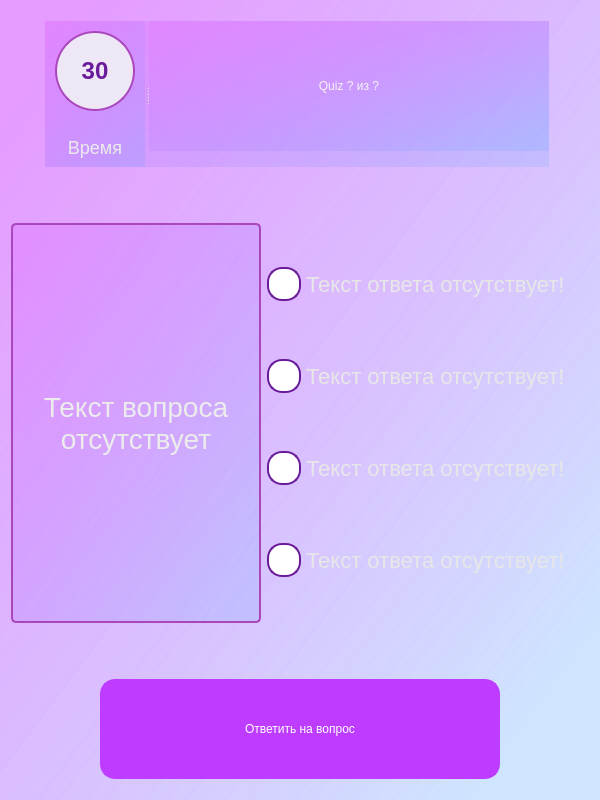
<?xml version="1.0" encoding="UTF-8"?>
<ui version="4.0">
 <class>QuizWindow</class>
 <widget class="QWidget" name="QuizWindow">
  <property name="geometry">
   <rect>
    <x>0</x>
    <y>0</y>
    <width>600</width>
    <height>800</height>
   </rect>
  </property>
  <property name="minimumSize">
   <size>
    <width>200</width>
    <height>50</height>
   </size>
  </property>
  <property name="windowTitle">
   <string>Quizzy</string>
  </property>
  <property name="windowIcon">
   <iconset resource="../resourses.qrc">
    <normaloff>:/icon/quiz.png</normaloff>:/icon/quiz.png</iconset>
  </property>
  <property name="styleSheet">
   <string notr="true">background-color: qlineargradient(spread:reflect, x1:0, y1:0, x2:1, y2:1, stop:0.0786517 rgba(222, 128, 255, 134), stop:0.898876 rgba(59, 152, 255, 34));</string>
  </property>
  <layout class="QVBoxLayout" name="verticalLayout_3">
   <item>
    <layout class="QHBoxLayout" name="horizontalLayout_3">
     <item>
      <spacer name="horizontalSpacer_4">
       <property name="orientation">
        <enum>Qt::Horizontal</enum>
       </property>
       <property name="sizeHint" stdset="0">
        <size>
         <width>10</width>
         <height>20</height>
        </size>
       </property>
      </spacer>
     </item>
     <item>
      <widget class="QSplitter" name="splitter">
       <property name="orientation">
        <enum>Qt::Horizontal</enum>
       </property>
       <widget class="QWidget" name="">
        <layout class="QVBoxLayout" name="verticalLayout_2">
         <item>
          <widget class="QLabel" name="timeLabel">
           <property name="sizePolicy">
            <sizepolicy hsizetype="Fixed" vsizetype="Fixed">
             <horstretch>0</horstretch>
             <verstretch>0</verstretch>
            </sizepolicy>
           </property>
           <property name="minimumSize">
            <size>
             <width>100</width>
             <height>100</height>
            </size>
           </property>
           <property name="maximumSize">
            <size>
             <width>100</width>
             <height>100</height>
            </size>
           </property>
           <property name="styleSheet">
            <string notr="true">QLabel {
	margin: 10px;
    font-size: 24px; /* Размер шрифта для таймера */
    color: #6A1B9A; /* Цвет текста */
    background-color: #EDE7F6; /* Цвет фона */
    padding: 20px; /* Отступы вокруг текста */
    border: 2px solid #AB47BC; /* Цвет рамки */
    border-radius: 40px; /* Закругление углов */
    text-align: center; /* Выравнивание текста по центру */
    font-weight: bold; /* Жирный шрифт для выделения */
}

QLabel:hover {
    background-color: #D1C4E9; /* Цвет фона при наведении */
    border-color: #9C27B0; /* Цвет рамки при наведении */
}

QLabel:disabled {
    color: #BDBDBD; /* Цвет текста для отключенного состояния */
    background-color: #F5F5F5; /* Цвет фона для отключенного состояния */
    border-color: #E0E0E0; /* Цвет рамки для отключенного состояния */
}</string>
           </property>
           <property name="text">
            <string>30</string>
           </property>
           <property name="alignment">
            <set>Qt::AlignCenter</set>
           </property>
          </widget>
         </item>
         <item>
          <widget class="QLabel" name="label">
           <property name="minimumSize">
            <size>
             <width>0</width>
             <height>40</height>
            </size>
           </property>
           <property name="styleSheet">
            <string notr="true">font-size: 18px; /* Размер шрифта */
color: rgb(235, 235, 235);
background-color: qlineargradient(spread:pad, x1:0, y1:0, x2:1, y2:0, stop:0 rgba(255, 178, 102, 0), stop:0.55 rgba(235, 148, 61, 0), stop:0.977528 rgba(0, 0, 0, 0), stop:1 rgba(0, 0, 0, 0));</string>
           </property>
           <property name="text">
            <string>Время</string>
           </property>
           <property name="alignment">
            <set>Qt::AlignCenter</set>
           </property>
          </widget>
         </item>
        </layout>
       </widget>
       <widget class="QLabel" name="app_title_label">
        <property name="minimumSize">
         <size>
          <width>400</width>
          <height>130</height>
         </size>
        </property>
        <property name="maximumSize">
         <size>
          <width>16777215</width>
          <height>100</height>
         </size>
        </property>
        <property name="layoutDirection">
         <enum>Qt::LeftToRight</enum>
        </property>
        <property name="styleSheet">
         <string notr="true">font: 75 italic 36pt &quot;Bahnschrift&quot;;
color: rgb(244, 244, 244);
</string>
        </property>
        <property name="text">
         <string>Quiz ? из ?</string>
        </property>
        <property name="alignment">
         <set>Qt::AlignCenter</set>
        </property>
        <property name="wordWrap">
         <bool>false</bool>
        </property>
       </widget>
      </widget>
     </item>
     <item>
      <spacer name="horizontalSpacer_5">
       <property name="orientation">
        <enum>Qt::Horizontal</enum>
       </property>
       <property name="sizeHint" stdset="0">
        <size>
         <width>40</width>
         <height>20</height>
        </size>
       </property>
      </spacer>
     </item>
    </layout>
   </item>
   <item>
    <spacer name="verticalSpacer_2">
     <property name="orientation">
      <enum>Qt::Vertical</enum>
     </property>
     <property name="sizeType">
      <enum>QSizePolicy::Fixed</enum>
     </property>
     <property name="sizeHint" stdset="0">
      <size>
       <width>20</width>
       <height>40</height>
      </size>
     </property>
    </spacer>
   </item>
   <item>
    <layout class="QHBoxLayout" name="horizontalLayout">
     <item>
      <widget class="QLabel" name="questionLabel">
       <property name="minimumSize">
        <size>
         <width>250</width>
         <height>400</height>
        </size>
       </property>
       <property name="styleSheet">
        <string notr="true">QLabel {
    font-size: 28px; /* Размер шрифта */
	 color: rgb(236, 236, 236);
    padding: 10px; /* Отступы вокруг текста */
    border: 2px solid #AB47BC; /* Цвет рамки */
    border-radius: 5px; /* Закругление углов */
    text-align: center; /* Выравнивание текста по центру */
}
</string>
       </property>
       <property name="text">
        <string>Текст вопроса отсутствует</string>
       </property>
       <property name="alignment">
        <set>Qt::AlignCenter</set>
       </property>
       <property name="wordWrap">
        <bool>true</bool>
       </property>
      </widget>
     </item>
     <item>
      <layout class="QVBoxLayout" name="verticalLayout">
       <item>
        <widget class="QRadioButton" name="answer1">
         <property name="minimumSize">
          <size>
           <width>350</width>
           <height>50</height>
          </size>
         </property>
         <property name="styleSheet">
          <string notr="true">QRadioButton {
    spacing: 5px; /* Расстояние между текстом и кнопкой */
    font-size: 22px; /* Размер шрифта */
    color: #e7e7e7; /* Цвет текста */
	background-color: qlineargradient(spread:pad, x1:0, y1:0, x2:1, y2:0, stop:0 rgba(255, 178, 102, 0), stop:0.55 rgba(235, 148, 61, 0), stop:0.977528 rgba(0, 0, 0, 0), stop:1 rgba(0, 0, 0, 0));
}

QRadioButton::indicator {
    width: 30px; /* Ширина кнопки */
    height: 30px; /* Высота кнопки */
    border: 2px solid #6A1B9A; /* Цвет рамки */
    border-radius: 15px; /* Закругление углов */
    background-color: white; /* Цвет фона */
}

QRadioButton::indicator:checked {
    background-color: #fff345; /* Цвет фона при выборе */
    border: 2px solid #9C27B0; /* Цвет рамки при выборе */
}

QRadioButton::indicator:unchecked:hover {
    border: 2px solid #BA68C8; /* Цвет рамки при наведении */
}

QRadioButton::indicator:checked:hover {
    background-color: #9C27B0; /* Цвет фона при наведении на выбранный элемент */
}</string>
         </property>
         <property name="text">
          <string>Текст ответа отсутствует!</string>
         </property>
        </widget>
       </item>
       <item>
        <widget class="QRadioButton" name="answer2">
         <property name="minimumSize">
          <size>
           <width>350</width>
           <height>50</height>
          </size>
         </property>
         <property name="styleSheet">
          <string notr="true">QRadioButton {
    spacing: 5px; /* Расстояние между текстом и кнопкой */
    font-size: 22px; /* Размер шрифта */
    color: #e7e7e7; /* Цвет текста */
	background-color: qlineargradient(spread:pad, x1:0, y1:0, x2:1, y2:0, stop:0 rgba(255, 178, 102, 0), stop:0.55 rgba(235, 148, 61, 0), stop:0.977528 rgba(0, 0, 0, 0), stop:1 rgba(0, 0, 0, 0));
}

QRadioButton::indicator {
    width: 30px; /* Ширина кнопки */
    height: 30px; /* Высота кнопки */
    border: 2px solid #6A1B9A; /* Цвет рамки */
    border-radius: 15px; /* Закругление углов */
    background-color: white; /* Цвет фона */
}

QRadioButton::indicator:checked {
    background-color: #fff345; /* Цвет фона при выборе */
    border: 2px solid #9C27B0; /* Цвет рамки при выборе */
}

QRadioButton::indicator:unchecked:hover {
    border: 2px solid #BA68C8; /* Цвет рамки при наведении */
}

QRadioButton::indicator:checked:hover {
    background-color: #9C27B0; /* Цвет фона при наведении на выбранный элемент */
}</string>
         </property>
         <property name="text">
          <string>Текст ответа отсутствует!</string>
         </property>
        </widget>
       </item>
       <item>
        <widget class="QRadioButton" name="answer3">
         <property name="minimumSize">
          <size>
           <width>350</width>
           <height>50</height>
          </size>
         </property>
         <property name="styleSheet">
          <string notr="true">QRadioButton {
    spacing: 5px; /* Расстояние между текстом и кнопкой */
    font-size: 22px; /* Размер шрифта */
    color: #e7e7e7; /* Цвет текста */
	background-color: qlineargradient(spread:pad, x1:0, y1:0, x2:1, y2:0, stop:0 rgba(255, 178, 102, 0), stop:0.55 rgba(235, 148, 61, 0), stop:0.977528 rgba(0, 0, 0, 0), stop:1 rgba(0, 0, 0, 0));
}

QRadioButton::indicator {
    width: 30px; /* Ширина кнопки */
    height: 30px; /* Высота кнопки */
    border: 2px solid #6A1B9A; /* Цвет рамки */
    border-radius: 15px; /* Закругление углов */
    background-color: white; /* Цвет фона */
}

QRadioButton::indicator:checked {
    background-color: #fff345; /* Цвет фона при выборе */
    border: 2px solid #9C27B0; /* Цвет рамки при выборе */
}

QRadioButton::indicator:unchecked:hover {
    border: 2px solid #BA68C8; /* Цвет рамки при наведении */
}

QRadioButton::indicator:checked:hover {
    background-color: #9C27B0; /* Цвет фона при наведении на выбранный элемент */
}</string>
         </property>
         <property name="text">
          <string>Текст ответа отсутствует!</string>
         </property>
        </widget>
       </item>
       <item>
        <widget class="QRadioButton" name="answer4">
         <property name="minimumSize">
          <size>
           <width>350</width>
           <height>50</height>
          </size>
         </property>
         <property name="styleSheet">
          <string notr="true">QRadioButton {
    spacing: 5px; /* Расстояние между текстом и кнопкой */
    font-size: 22px; /* Размер шрифта */
    color: #e7e7e7; /* Цвет текста */
	background-color: qlineargradient(spread:pad, x1:0, y1:0, x2:1, y2:0, stop:0 rgba(255, 178, 102, 0), stop:0.55 rgba(235, 148, 61, 0), stop:0.977528 rgba(0, 0, 0, 0), stop:1 rgba(0, 0, 0, 0));
}

QRadioButton::indicator {
    width: 30px; /* Ширина кнопки */
    height: 30px; /* Высота кнопки */
    border: 2px solid #6A1B9A; /* Цвет рамки */
    border-radius: 15px; /* Закругление углов */
    background-color: white; /* Цвет фона */
}

QRadioButton::indicator:checked {
    background-color: #fff345; /* Цвет фона при выборе */
    border: 2px solid #9C27B0; /* Цвет рамки при выборе */
}

QRadioButton::indicator:unchecked:hover {
    border: 2px solid #BA68C8; /* Цвет рамки при наведении */
}

QRadioButton::indicator:checked:hover {
    background-color: #9C27B0; /* Цвет фона при наведении на выбранный элемент */
}</string>
         </property>
         <property name="text">
          <string>Текст ответа отсутствует!</string>
         </property>
        </widget>
       </item>
      </layout>
     </item>
     <item>
      <spacer name="horizontalSpacer">
       <property name="orientation">
        <enum>Qt::Horizontal</enum>
       </property>
       <property name="sizeType">
        <enum>QSizePolicy::Maximum</enum>
       </property>
       <property name="sizeHint" stdset="0">
        <size>
         <width>20</width>
         <height>20</height>
        </size>
       </property>
      </spacer>
     </item>
    </layout>
   </item>
   <item>
    <spacer name="verticalSpacer">
     <property name="orientation">
      <enum>Qt::Vertical</enum>
     </property>
     <property name="sizeType">
      <enum>QSizePolicy::Fixed</enum>
     </property>
     <property name="sizeHint" stdset="0">
      <size>
       <width>20</width>
       <height>40</height>
      </size>
     </property>
    </spacer>
   </item>
   <item>
    <layout class="QHBoxLayout" name="horizontalLayout_2">
     <item>
      <spacer name="horizontalSpacer_2">
       <property name="orientation">
        <enum>Qt::Horizontal</enum>
       </property>
       <property name="sizeHint" stdset="0">
        <size>
         <width>40</width>
         <height>20</height>
        </size>
       </property>
      </spacer>
     </item>
     <item>
      <widget class="QPushButton" name="completeButton">
       <property name="minimumSize">
        <size>
         <width>400</width>
         <height>100</height>
        </size>
       </property>
       <property name="maximumSize">
        <size>
         <width>400</width>
         <height>100</height>
        </size>
       </property>
       <property name="styleSheet">
        <string notr="true">QPushButton { 
border: 2px solid  rgb(190, 60, 255);
border-radius: 15px; 
background-color: rgb(190, 60, 255);
color: white; 
padding: 20px; 
font: 75 18pt &quot;Bahnschrift&quot;;
} 
QPushButton:hover { 
background-color: rgb(159, 44, 179);
}
 QPushButton:pressed {
background-color: rgb(159, 44, 179);
 padding-left: 8px;
 padding-top: 8px;
 }
</string>
       </property>
       <property name="text">
        <string>Ответить на вопрос</string>
       </property>
      </widget>
     </item>
     <item>
      <spacer name="horizontalSpacer_3">
       <property name="orientation">
        <enum>Qt::Horizontal</enum>
       </property>
       <property name="sizeHint" stdset="0">
        <size>
         <width>40</width>
         <height>20</height>
        </size>
       </property>
      </spacer>
     </item>
    </layout>
   </item>
  </layout>
 </widget>
 <resources>
  <include location="../resourses.qrc"/>
 </resources>
 <connections/>
</ui>
